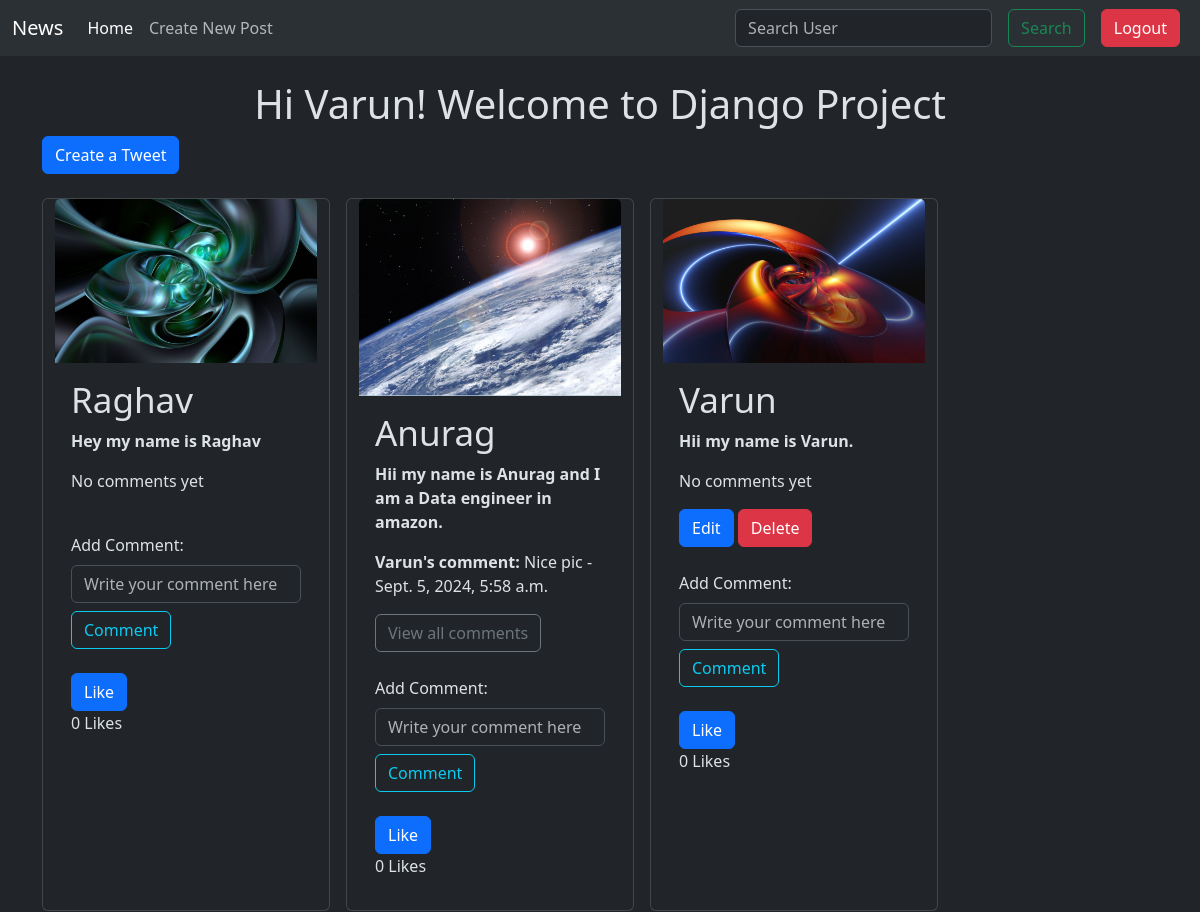
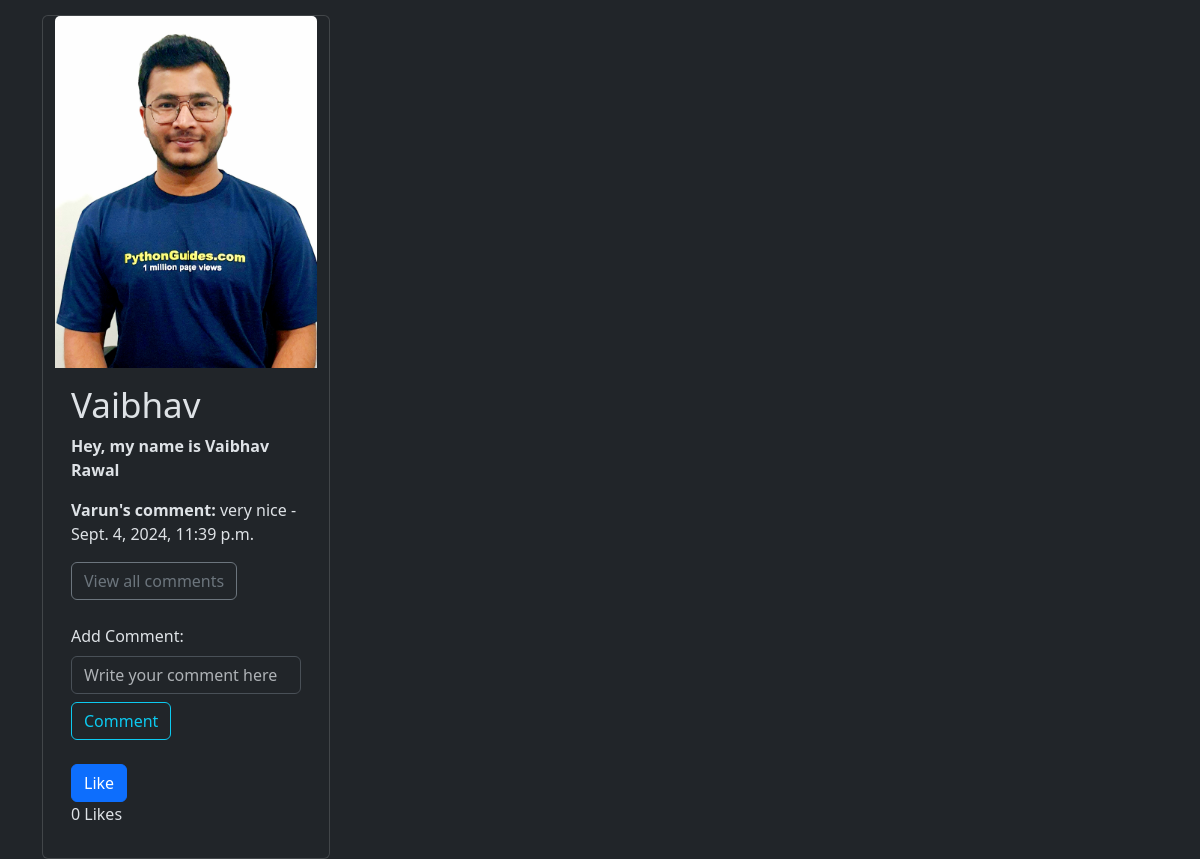
Page /tweet/ (signed in) on the committed database (2 pictures, top to bottom).
### tweet/models.py (models this page shows, shortened)
class Tweet(models.Model):
    user = models.ForeignKey(User, on_delete=models.CASCADE)
    text = models.TextField(max_length="500")
    photo = models.ImageField(upload_to="photos/", blank = True, null = True)
    created_at = models.DateTimeField(auto_now_add = True)
    updated_at = models.DateTimeField(auto_now_add = True)

class Comment(models.Model):
    user = models.ForeignKey(User, on_delete=models.CASCADE)
    tweet = models.ForeignKey(Tweet, related_name="comments" ,on_delete=models.CASCADE)
    comment_text = models.TextField()
    created_at = models.DateTimeField(auto_now_add=True)

### tweet/views.py (the view)
# urls.py: path("",lambda request: redirect("tweet_list")),
def tweet_list(request):
    tweets = Tweet.objects.all().order_by('-created_at')
    for tweet in tweets:
        tweet.user_liked = tweet.likes.filter(user=request.user).exists() if request.user.is_authenticated else False
    return render(request, 'tweet_list.html', {'tweets' : tweets})

### tweet/templates/tweet_list.html (shortened to what this page needs)
{% extends "layout.html" %}
{% block content %}
<h1 class="text-center mt-4">Hi {{ user.username|title }}! Welcome to Django Project</h1>
<a class="btn btn-primary mb-4" href="{% url 'tweet_create' %}">Create a Tweet</a>
<div class="container row gap-3">
    {% for tweet in tweets %}
    <div class="card" style="width: 18rem;">
        <img src="{{ tweet.photo.url }}" class="card-img-top" alt="...">
        <div class="card-body">
            <h5 class="card-title" style="font-size: 35px">{{ tweet.user.username|title }}</h5>
            <p class="card-text"><b>{{ tweet.text|capfirst }}</b></p>
            {% if tweet.comments.count > 0 %}
                <p><b>{{ tweet.comments.first.user.username|title }}'s comment:</b> {{ tweet.comments.first.comment_text }} - {{ tweet.comments.first.created_at }}</p>
                <a href="{% url 'tweet_detail' tweet.id %}" class="btn btn-outline-secondary">View all comments</a>
            {% else %}
                <p>No comments yet</p>
            {% endif %}
            {% if tweet.user == user %}
                <a href="{% url 'tweet_edit' tweet.id %}" class="btn btn-primary">Edit</a>
                <a href="{% url 'tweet_delete' tweet.id %}" class="btn btn-danger">Delete</a>
            {% endif %}
            <form method="POST" action="{% url 'add_comment' tweet.id %}">
                <label for="comments" class="mt-4">Add Comment:</label>
                <input type="text" name="comment_text" class="form-control mt-2" placeholder="Write your comment here" required>
                <button class="btn btn-outline-info mt-2" type="submit">Comment</button>
            </form>
            <div>
                {% if request.user.is_authenticated %}
                    {% if tweet.user_liked %}
                        <a href="{% url 'like_tweet' tweet.id %}" class="btn btn-danger mt-4">Unlike</a>
                    {% else %}
                        <a href="{% url 'like_tweet' tweet.id %}" class="btn btn-primary mt-4">Like</a>
                    {% endif %}
                {% else %}
                    <a href="{% url 'login' %}" class="btn btn-primary">Login to Like</a>
                {% endif %}
                <p>{{ tweet.likes.count }} Likes</p>
            </div>
        </div>
    </div>
    {% endfor %}
</div>
{% endblock content %}

### rows in the picture
Tweet: photo (picture), user.username "Raghav", text "Hey my name is Raghav", shows "No comments yet", shows "Like", likes.count "0"
Tweet: photo (picture), user.username "Anurag", text "Hii my name is Anurag and I am a Data engineer in amazon.", comments.first.user.username "Varun", comments.first.comment_text "Nice pic", comments.first.created_at "Sept. 5, 2024, 5:58 a.m.", shows "Like", likes.count "0"
Tweet: photo (picture), user.username "Varun", text "Hii my name is Varun.", shows "No comments yet", shows "Edit", shows "Like", likes.count "0"
Tweet: photo (picture), user.username "Vaibhav", text "Hey, my name is Vaibhav Rawal", comments.first.user.username "Varun", comments.first.comment_text "very nice", comments.first.created_at "Sept. 4, 2024, 11:39 p.m.", shows "Like", likes.count "0"

### other values in the picture
{{ user.username|title }} "Varun"
